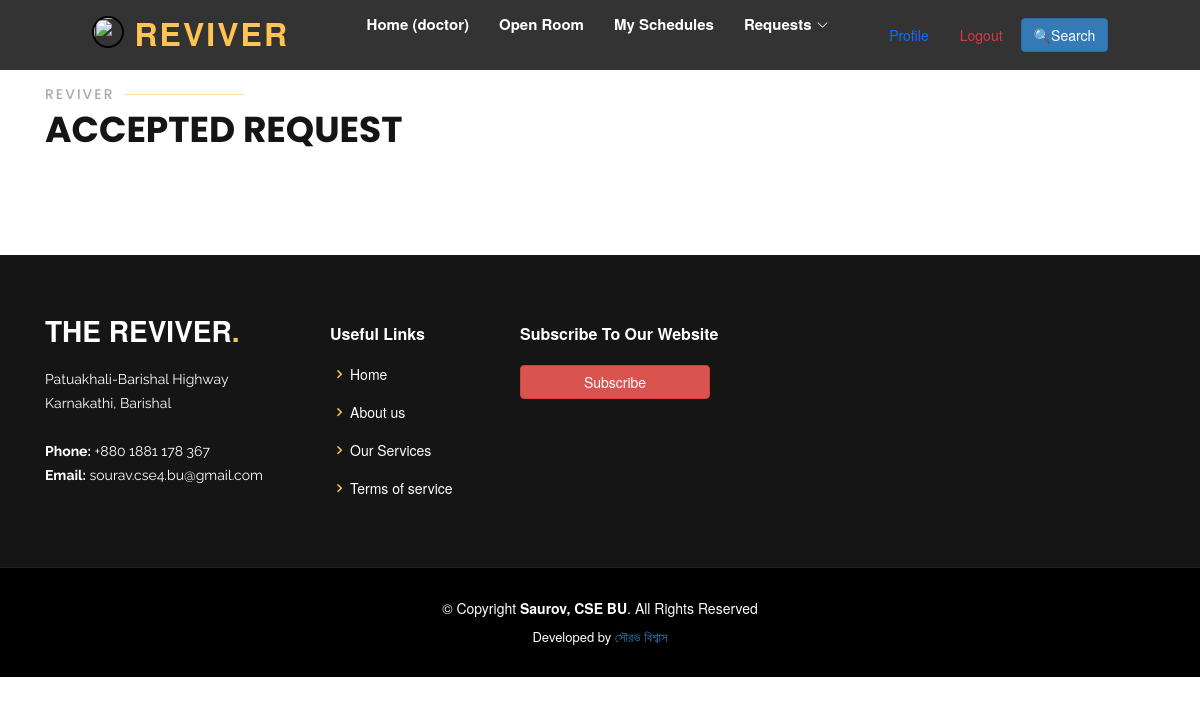
Page /doctor/doctor_accepted/ (signed in) on the earlier database version.
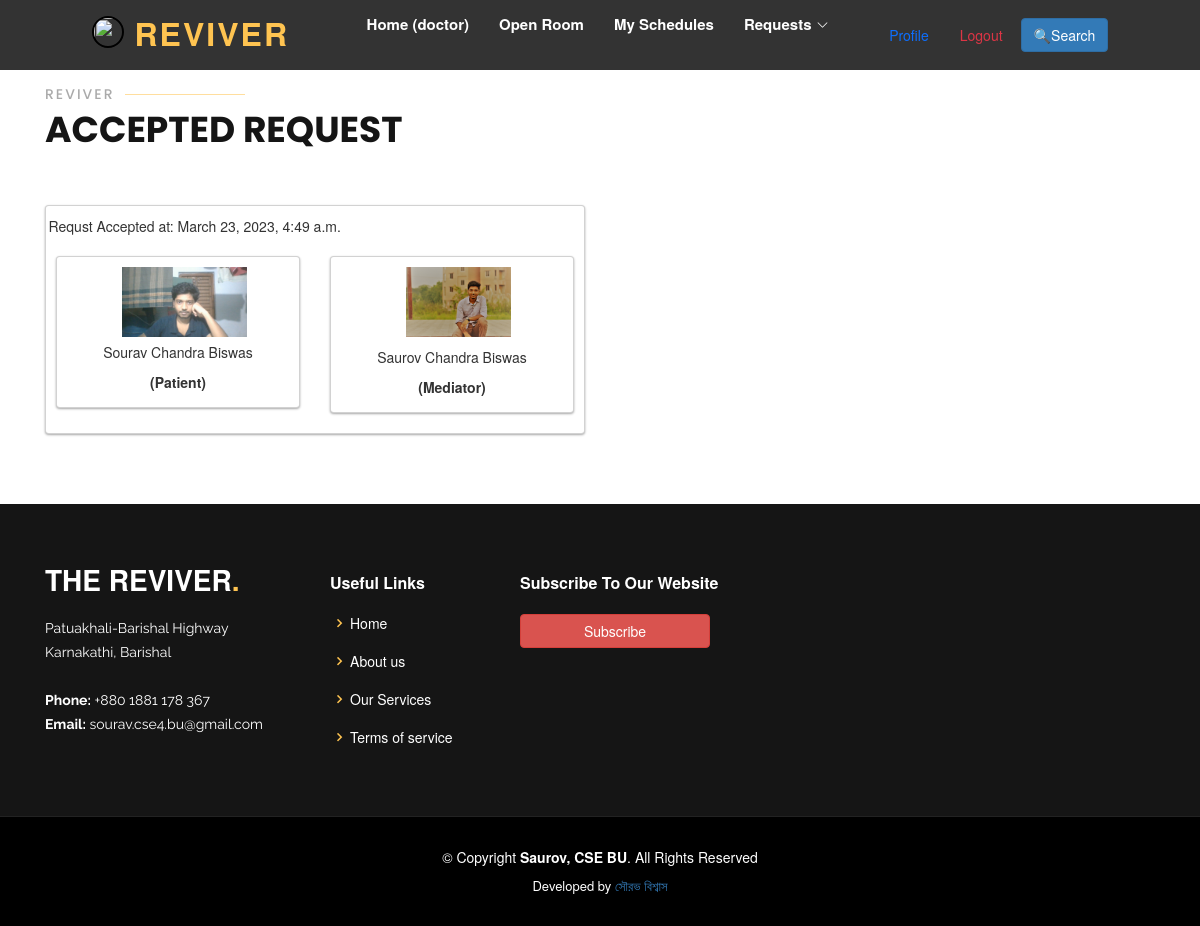
Same page on the later database version.
### user/models.py (models this page shows, shortened)
class Patient(models.Model):
    gender_choice = (
            ('female', 'Female'),
            ('male', 'Male'),
            ('other', 'Other'),
        )
    user_profile = models.ForeignKey(UserProfile, on_delete = models.CASCADE)
    diagnosis = models.TextField(blank = True, null = True)
    name = models.CharField(max_length= 30, blank = True, null = True)
    age = models.IntegerField(blank = True, null = True)
    gender = models.CharField(max_length=30, blank=True, null=True, choices=gender_choice)
    image = models.ImageField(upload_to="images/",  blank=True, null = True)
    created_at = models.DateTimeField(default=get_current_time(), blank = True, null = True)
    def __init__(self, *args, **kwargs):
        user_profile = kwargs.pop('user_profile', None)
        super().__init__(*args, **kwargs)
        if user_profile:
            self.instance.user_profile = user_profile

class Userdata(models.Model):
    gender_choice = (
            ('male', 'male'),
            ('female', 'female'),
            ('other', 'other'),
        )
    user_profile = models.ForeignKey(UserProfile, on_delete=models.CASCADE, related_name='user_data', default = None)
    name = models.CharField(max_length = 190, null = True, blank = True)
    dob = models.DateField(null = True, blank = True)
    occupation = models.CharField(max_length = 200, null = True, blank = True)
    monthly_income = models.IntegerField(null = True, blank = True)
    address = models.CharField(max_length = 300, null = True, blank = True)
    NID = models.CharField(max_length = 20, unique = True, null = True, blank = True)
    image = models.ImageField(upload_to="images/",  blank=True)
    gender = models.CharField(max_length=30, blank=True, null=True, choices=gender_choice)
    bio = models.TextField(null = True, blank = True)
    oldpassword = models.CharField(max_length=128, null = True, blank = True)
    newpassword = models.CharField(max_length=18, null = True, blank = True)
    confirmpassword = models.CharField(max_length=18, null = True, blank = True)
    active_time_start = models.TimeField(null = True, blank = True)
    active_time_end = models.TimeField(null = True, blank = True)
    active_day = models.DateField(blank = True, null = True)
    subscribe = models.DateField(blank = True, null = True)
    meeting_count = models.IntegerField(blank = True, null = True, default=0)
    is_sub = models.BooleanField(default=False)
    def image_tag(self):
        if self.image:
            return mark_safe('<img src="{}" height="70" width="60" />'.format(self.image.url))
    image_tag.short_description = 'Image'

### doctor/views.py (the view)
# urls.py: path('doctor_accepted/', views.doctor_accepted, name = 'doctor_accepted'),
def doctor_accepted(request):
    context = {}
    if not request.user.is_authenticated:
        return redirect('signin')
    user_profile = UserProfile.objects.get(user=request.user)
    context['user_profile'] = user_profile
    if user_profile is not None:
        user_profile.last_seen = timezone.now()
        user_profile.save()
    data = Emgergency.objects.filter(doctor_profile = user_profile, status='Accepted')
    datas = []
    for ds in data:
        lst = []
        dd = ds.patient_profile
        dd.created_at = ds.reqdatetime
        print (dd.created_at)
        lst.append(dd)
        user_data = Userdata.objects.get(user_profile=ds.user_profile)
        lst.append(user_data)
        datas.append(lst)
    context['resultset'] = datas
    return render(request, 'doctor/accepted.html', context)

### templates/doctor/accepted.html (shortened to what this page needs)
{% extends 'user/base.html' %}
{% load static %}
{% block addhead %}
<link rel="stylesheet" href="https://maxcdn.bootstrapcdn.com/bootstrap/3.4.1/css/bootstrap.min.css">
{% endblock %}
{% block body %}
<div class="section-title mt-5">
    <h2>Reviver</h2>
    <p>Accepted Request</p>
</div>
<div class="row">
    {% for ds in resultset %}
    <div class="col-md-6">
        <div class="card">
            <div class="card-body">
                <div class="row">
                    {% for data in ds %}
                    {% if forloop.counter == 1 %}
                    <p> Requst Accepted at: {{ data.created_at }} </p>
                    <div class="col-md-6">
                        <div class="card">
                            <div class="card-body">
                                <div class="image">
                                    <img src="{{ data.image.url }}" alt="no image found" style="width: 235px; height: 70px; object-fit: contain; object-position: center;">
                                </div>
                                <div class="card-inner text-center">
                                    <div class="header">
                                        <div class="row">
                                            <p class = "sm mt-2"> {{ data.name }}</p>
                                            <h7 class="fw-bold">(Patient)</h7>
                                        </div>
                                    </div>
                                </div>
                            </div>
                        </div>
                    </div>
                    {% else %}
                    <div class="col-md-6">
                        <div class="card">
                            <div class="card-body">
                                <div class="image">
                                    <img src="{{ data.image.url }}" alt="no image found" style="width: 235px; height: 70px; object-fit: contain; object-position: center;">
                                </div>
                                <div class="card-inner text-center mt-2">
                                    <div class="header">
                                        <div class="row">
                                            <p class = "sm mt-2"> {{ data.name }}</p>
                                            <h7 class="fw-bold">(Mediator)</h7>
                                                                              </div>
                                    </div>
                                </div>
                            </div>
                        </div>
                    </div>
                    {% endif %}
                    {% endfor %}
                </div>
            </div>
        </div>
    </div>
    {% endfor %}
</div>
{% endblock %}

Differences in the rows shown:
now on this page (row edited): Patient: created_at "March 23, 2023, 4:49 a.m.", image (picture), name "Sourav Chandra Biswas"
now on this page (row unchanged): Userdata: image (picture), name "Saurov Chandra Biswas"
